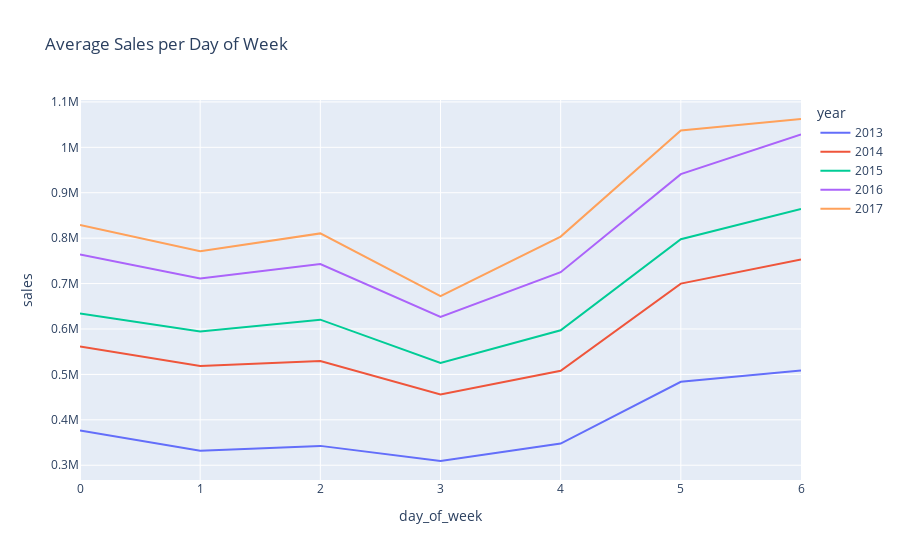

The code cell stored with this chart in its notebook:
### Code cell
# plot daily sales by day of the week
a = daily_sales.groupby(["year", "day_of_week"]).sales.mean().reset_index()
px.line(a, x="day_of_week", y="sales" , color = "year", title = "Average Sales per Day of Week")

### Figure 1 — Plotly figure (JSON) as saved in the notebook; plotly's stock layout.template omitted (floating-point values rounded to 4 significant figures)
{"data": [{"hovertemplate": "year=2013<br>day_of_week=%{x}<br>sales=%{y}<extra></extra>", "legendgroup": "2013", "line": {"color": "#636efa", "dash": "solid"}, "marker": {"symbol": "circle"}, "mode": "lines", "name": "2013", "orientation": "v", "showlegend": true, "type": "scatter", "x": [0, 1, 2, 3, 4, 5, 6], "xaxis": "x", "y": [376400.0, 331900.0, 342600.0, 309300.0, 347700.0, 483800.0, 508800.0], "yaxis": "y"}, {"hovertemplate": "year=2014<br>day_of_week=%{x}<br>sales=%{y}<extra></extra>", "legendgroup": "2014", "line": {"color": "#EF553B", "dash": "solid"}, "marker": {"symbol": "circle"}, "mode": "lines", "name": "2014", "orientation": "v", "showlegend": true, "type": "scatter", "x": [0, 1, 2, 3, 4, 5, 6], "xaxis": "x", "y": [561400.0, 518600.0, 529600.0, 456000.0, 508000.0, 700000.0, 753200.0], "yaxis": "y"}, {"hovertemplate": "year=2015<br>day_of_week=%{x}<br>sales=%{y}<extra></extra>", "legendgroup": "2015", "line": {"color": "#00cc96", "dash": "solid"}, "marker": {"symbol": "circle"}, "mode": "lines", "name": "2015", "orientation": "v", "showlegend": true, "type": "scatter", "x": [0, 1, 2, 3, 4, 5, 6], "xaxis": "x", "y": [634000.0, 594700.0, 620500.0, 525300.0, 597300.0, 797700.0, 864100.0], "yaxis": "y"}, {"hovertemplate": "year=2016<br>day_of_week=%{x}<br>sales=%{y}<extra></extra>", "legendgroup": "2016", "line": {"color": "#ab63fa", "dash": "solid"}, "marker": {"symbol": "circle"}, "mode": "lines", "name": "2016", "orientation": "v", "showlegend": true, "type": "scatter", "x": [0, 1, 2, 3, 4, 5, 6], "xaxis": "x", "y": [764100.0, 711300.0, 742900.0, 626400.0, 725100.0, 940900.0, 1028000.0], "yaxis": "y"}, {"hovertemplate": "year=2017<br>day_of_week=%{x}<br>sales=%{y}<extra></extra>", "legendgroup": "2017", "line": {"color": "#FFA15A", "dash": "solid"}, "marker": {"symbol": "circle"}, "mode": "lines", "name": "2017", "orientation": "v", "showlegend": true, "type": "scatter", "x": [0, 1, 2, 3, 4, 5, 6], "xaxis": "x", "y": [829100.0, 771200.0, 810500.0, 672200.0, 803500.0, 1037000.0, 1062000.0], "yaxis": "y"}], "layout": {"legend": {"title": {"text": "year"}, "tracegroupgap": 0}, "title": {"text": "Average Sales per Day of Week"}, "xaxis": {"anchor": "y", "domain": [0, 1], "title": {"text": "day_of_week"}}, "yaxis": {"anchor": "x", "domain": [0, 1], "title": {"text": "sales"}}}}
